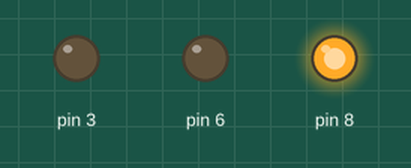
This sketch was run on a simulated Arduino Uno, built with avr-gcc and run on an emulated ATmega328P. Parts: output pins drawn as LEDs (lit = HIGH).

Above: at 0.05 s.
At 2.05 s:
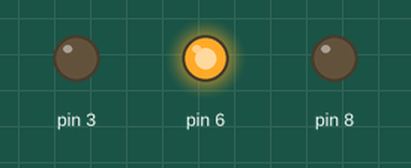
At 4.05 s:
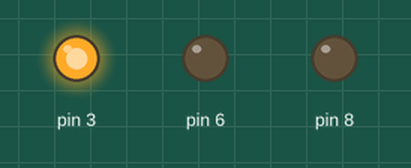
At 7.95 s:
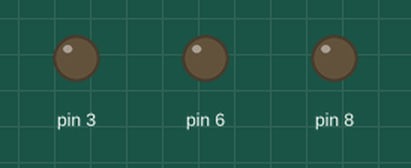
Timing chart, 0 to 8.2 s (numbered marks = the images above):
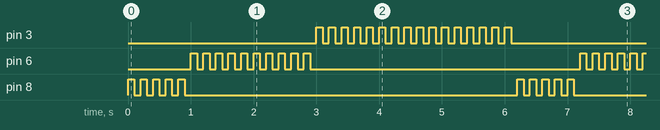

Measured:
- by itself, pin 3: moves between LOW and HIGH, repeating every 6.2 s
- by itself, pin 6: repeats every 6.2 s: 9 × (LOW 0.10 s, HIGH 0.10 s), LOW 4.3 s, HIGH 0.10 s
- by itself, pin 8: repeats every 6.2 s: 4 × (LOW 0.10 s, HIGH 0.10 s), LOW 5.3 s, HIGH 0.10 s

The sketch:

SOS_Leds.ino
```cpp
void setup() {
  // put your setup code here, to run once:
  pinMode(8, OUTPUT);
  pinMode(6, OUTPUT);
  pinMode(3, OUTPUT);

}

void loop() {
  // put your main code here, to run repeatedly:
  // Red Led - blinks 5 times
  digitalWrite(8, HIGH);
  delay(100);
  digitalWrite(8, LOW);
  delay(100);

  digitalWrite(8, HIGH);
  delay(100);
  digitalWrite(8, LOW);
  delay(100);

  digitalWrite(8, HIGH);
  delay(100);
  digitalWrite(8, LOW);
  delay(100);

  digitalWrite(8, HIGH);
  delay(100);
  digitalWrite(8, LOW);
  delay(100);

  digitalWrite(8, HIGH);
  delay(100);
  digitalWrite(8, LOW);
  delay(100);


  // Blue LED - blinks 10 times
  digitalWrite(6, HIGH);
  delay(100);
  digitalWrite(6, LOW);
  delay(100);

  digitalWrite(6, HIGH);
  delay(100);
  digitalWrite(6, LOW);
  delay(100);

  digitalWrite(6, HIGH);
  delay(100);
  digitalWrite(6, LOW);
  delay(100);

  digitalWrite(6, HIGH);
  delay(100);
  digitalWrite(6, LOW);
  delay(100);

  digitalWrite(6, HIGH);
  delay(100);
  digitalWrite(6, LOW);
  delay(100);

  digitalWrite(6, HIGH);
  delay(100);
  digitalWrite(6, LOW);
  delay(100);

  digitalWrite(6, HIGH);
  delay(100);
  digitalWrite(6, LOW);
  delay(100);

  digitalWrite(6, HIGH);
  delay(100);
  digitalWrite(6, LOW);
  delay(100);

  digitalWrite(6, HIGH);
  delay(100);
  digitalWrite(6, LOW);
  delay(100);

  digitalWrite(6, HIGH);
  delay(100);
  digitalWrite(6, LOW);
  delay(100);


  // Green LED - blinks 15 times

  digitalWrite(3, HIGH);
  delay(100);
  digitalWrite(3, LOW);
  delay(100);
  digitalWrite(3, HIGH);
  delay(100);
  digitalWrite(3, LOW);
  delay(100);
  digitalWrite(3, HIGH);
  delay(100);
  digitalWrite(3, LOW);
  delay(100);
  digitalWrite(3, HIGH);
  delay(100);
  digitalWrite(3, LOW);
  delay(100);
  digitalWrite(3, HIGH);
  delay(100);
  digitalWrite(3, LOW);
  delay(100);
  digitalWrite(3, HIGH);
  delay(100);
  digitalWrite(3, LOW);
  delay(100);
  digitalWrite(3, HIGH);
  delay(100);
  digitalWrite(3, LOW);
  delay(100);
  digitalWrite(3, HIGH);
  delay(100);
  digitalWrite(3, LOW);
  delay(100);
  digitalWrite(3, HIGH);
  delay(100);
  digitalWrite(3, LOW);
  delay(100);
  digitalWrite(3, HIGH);
  delay(100);
  digitalWrite(3, LOW);
  delay(100);
  digitalWrite(3, HIGH);
  delay(100);
  digitalWrite(3, LOW);
  delay(100);
  digitalWrite(3, HIGH);
  delay(100);
  digitalWrite(3, LOW);
  delay(100);
  digitalWrite(3, HIGH);
  delay(100);
  digitalWrite(3, LOW);
  delay(100);
  digitalWrite(3, HIGH);
  delay(100);
  digitalWrite(3, LOW);
  delay(100);
  digitalWrite(3, HIGH);
  delay(100);
  digitalWrite(3, LOW);
  delay(100);
  digitalWrite(3, HIGH);
  delay(100);
  digitalWrite(3, LOW);
  delay(100);


}
```
